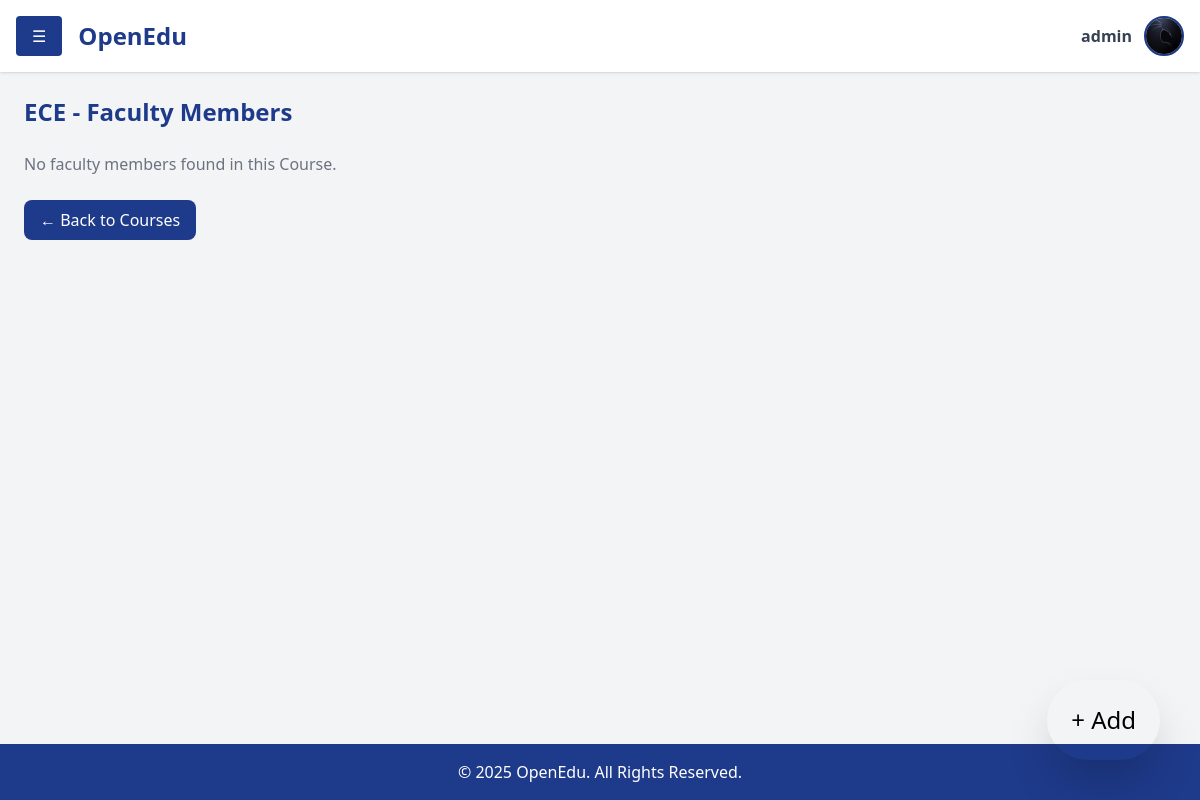
/lms/department=7/course=3 (signed in), run on an earlier commit of the app's database.
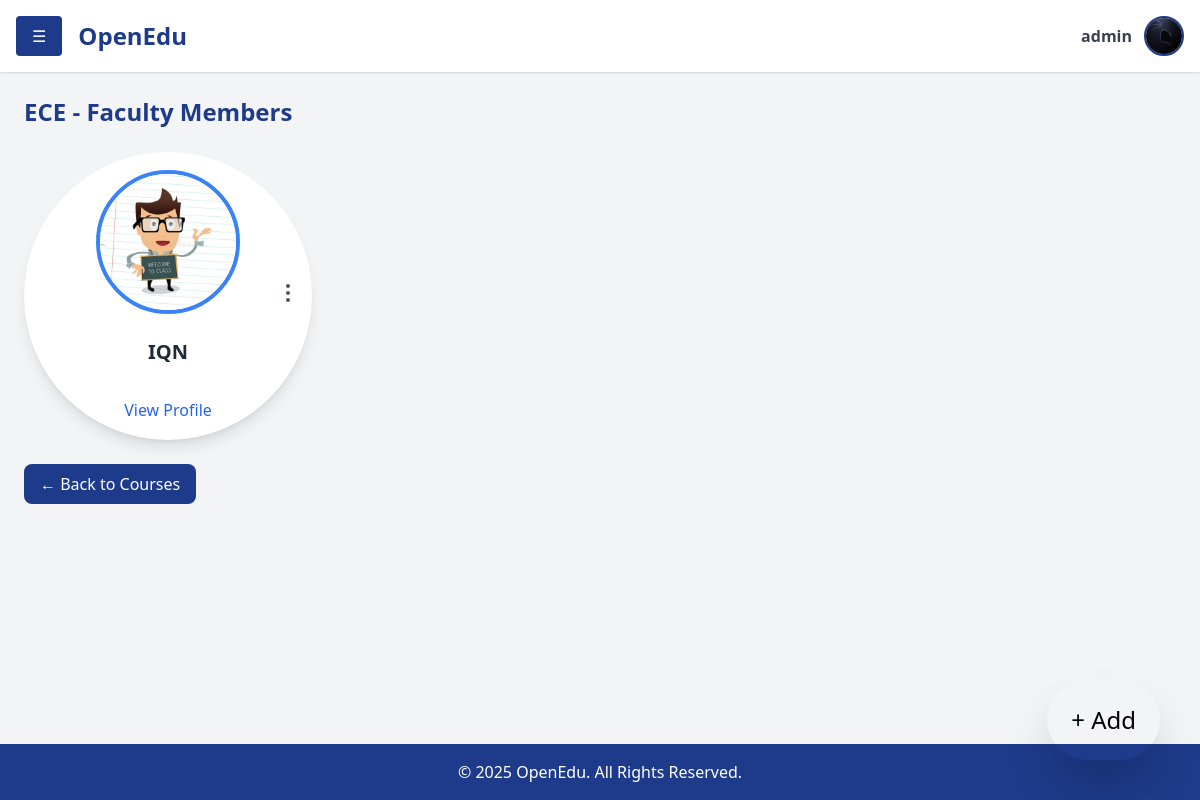
And on a later commit of the database.
### accounts/models.py (models this page shows, shortened)
class User(AbstractUser):
    contact = models.CharField(max_length=15, blank=True, null=True)
    profilepicture = models.ImageField(upload_to='images/profilepictures', blank=True, null=True,default='images/profilepictures/rafid1.jpg')
    role=models.TextField(default='user')
    groups = models.ManyToManyField(
        'auth.Group',
        related_name='custom_user_set',
        blank=True
    )
    user_permissions = models.ManyToManyField(
        'auth.Permission',
        related_name='custom_user_permissions_set',
        blank=True
    )

### lms/models.py (models this page shows, shortened)
class Department(models.Model):
    id = models.AutoField(primary_key=True)  # Automatically generates a primary key
    name = models.CharField(max_length=255, unique=True)  # Unique name field
    image = models.ImageField(upload_to='images/department/', null=True,default='images/department/default.jpg')
    description=models.TextField(max_length=255,default="The Department fosters innovative research and interdisciplinary collaboration, focusing on conceptual exploration and advanced academic problem-solving techniques.")

class Faculty(models.Model):
    name = models.CharField(max_length=100)
    course = models.ForeignKey('Course', related_name='Faculty', on_delete=models.CASCADE, null=True, blank=True)
    image = models.ImageField(upload_to='images/faculty/', null=True,default='images/faculty/default.jpg')
    position = models.CharField(max_length=100)

### lms/views.py (the view)
# urls.py: path('department=<int:dept_id>/course=<int:course_id>', course_facs, name='course_facs'),
@login_required
def course_facs(request, dept_id, course_id):
    department = Department.objects.get(id=dept_id)
    course = Course.objects.get(id=course_id)
    faculties = Faculty.objects.filter(course=course)
    context = {'department': department, 'faculties': faculties,'course':course}
    return render(request, 'faculty.html', context)

### lms/templates/faculty.html (shortened to what this page needs)
{% extends 'departments.html' %} {% load static %} {% block content %}
<div class="p-6 flex-grow">
  <h2 class="text-2xl font-bold text-blue-900 mb-6">
    {{ department.name }} - Faculty Members
  </h2>
  {% if faculties %}
  <div
    class="grid grid-cols-1 sm:grid-cols-2 md:grid-cols-3 lg:grid-cols-4 gap-8"
  >
    {% for faculty in faculties %}
    <div
      class="relative flex flex-col items-center justify-center bg-white p-8 rounded-full shadow-lg transform transition-transform hover:scale-105 cursor-pointer w-72 h-72"
    >
      <div class="absolute top-1/2 right-3 transform -translate-y-1/2 dropdown">
        <button
          class="text-gray-600 hover:text-gray-800 focus:outline-none"
          onclick="toggleMenu('menu-videos-{{ faculty.id }}')"
        >
        </button>
      </div>
      <a
        href="{% url 'fac_lecs' department.id course.id faculty.id %}"
        class="flex flex-col items-center justify-center"
      >
        <img
          src="{{ faculty.image.url }}"
          alt="{{ faculty.name }}"
          class="w-36 h-36 object-cover rounded-full mb-6 border-4 border-blue-500"
        />
        <h3 class="text-xl font-semibold text-gray-800 mb-2 text-center">
          {{ faculty.name }}
        </h3>
      </a>
      <a href="#" class="mt-4 text-blue-600 hover:underline text-center"
        >View Profile</a
      >
    </div>
    {% endfor %}
  </div>
  {% else %}
  <p class="text-gray-500">No faculty members found in this Course.</p>
  {% endif %}
  <a
    href="{% url 'departments' %}"
    class="mt-6 inline-block bg-blue-900 text-white px-4 py-2 rounded-lg hover:bg-blue-700"
  >
    ← Back to Courses
  </a>
</div>
{% endblock %}

### home/templates/departments.html (shortened to what this page needs)
{% extends 'dashboard.html' %}

### home/templates/dashboard.html (shortened to what this page needs)
{% load static %}
<!DOCTYPE html>
<html lang="en">
  <head>
    <link rel="stylesheet" href="{% static 'css/dashboard.css' %}" />
    <script src="https://cdn.tailwindcss.com"></script>
  </head>
  <body class="bg-gray-100 flex">
    <div id="content" class="flex-1 flex flex-col min-h-screen ml-0">
      <header class="bg-white shadow p-4 flex justify-between items-center">
        <div class="flex items-center space-x-4">
          <button
            onclick="toggleSidebar()"
            class="bg-blue-900 text-white px-4 py-2 rounded"
          >
            ☰
          </button>
          <h1 class="text-2xl font-bold text-blue-900">OpenEdu</h1>
        </div>
        <div class="flex items-center space-x-3">
          <span class="text-gray-700 font-semibold">
            {{ request.user.username }}
          </span>
          <a href="/profile" class="w-10 h-10">
            <img
              src="{{ request.user.profilepicture.url }}"
              alt="Profile"
              class="w-10 h-10 rounded-full border-2 border-blue-900"
            />
          </a>
        </div>
      </header>
      {% block content %}{% endblock %}
      <footer class="bg-blue-900 text-white text-center p-4 mt-auto">
        <p>&copy; 2025 OpenEdu. All Rights Reserved.</p>
      </footer>
    </div>
    <button
      id="openModalBtn"
      class="fixed bottom-10 right-10 bg-white-900 text-blue p-6 rounded-full shadow-2xl hover:bg-blue-700 text-2xl transition-all duration-300"
    >
      + Add
    </button>
  </body>
</html>

### home/static/css/dashboard.css (style rules this page uses)
#content { transition: margin-left 0.5s ease-in-out; }
footer { background-color: #1e40af; color: white; text-align: center; padding: 20px 0; position: relative; bottom: 0; width: 100%; }

What changed in the data, as far as the page shows it:
added Faculty: image (placeholder picture), name "IQN"
Also different on the page:
text no longer shown: "No faculty members found in this Course."
